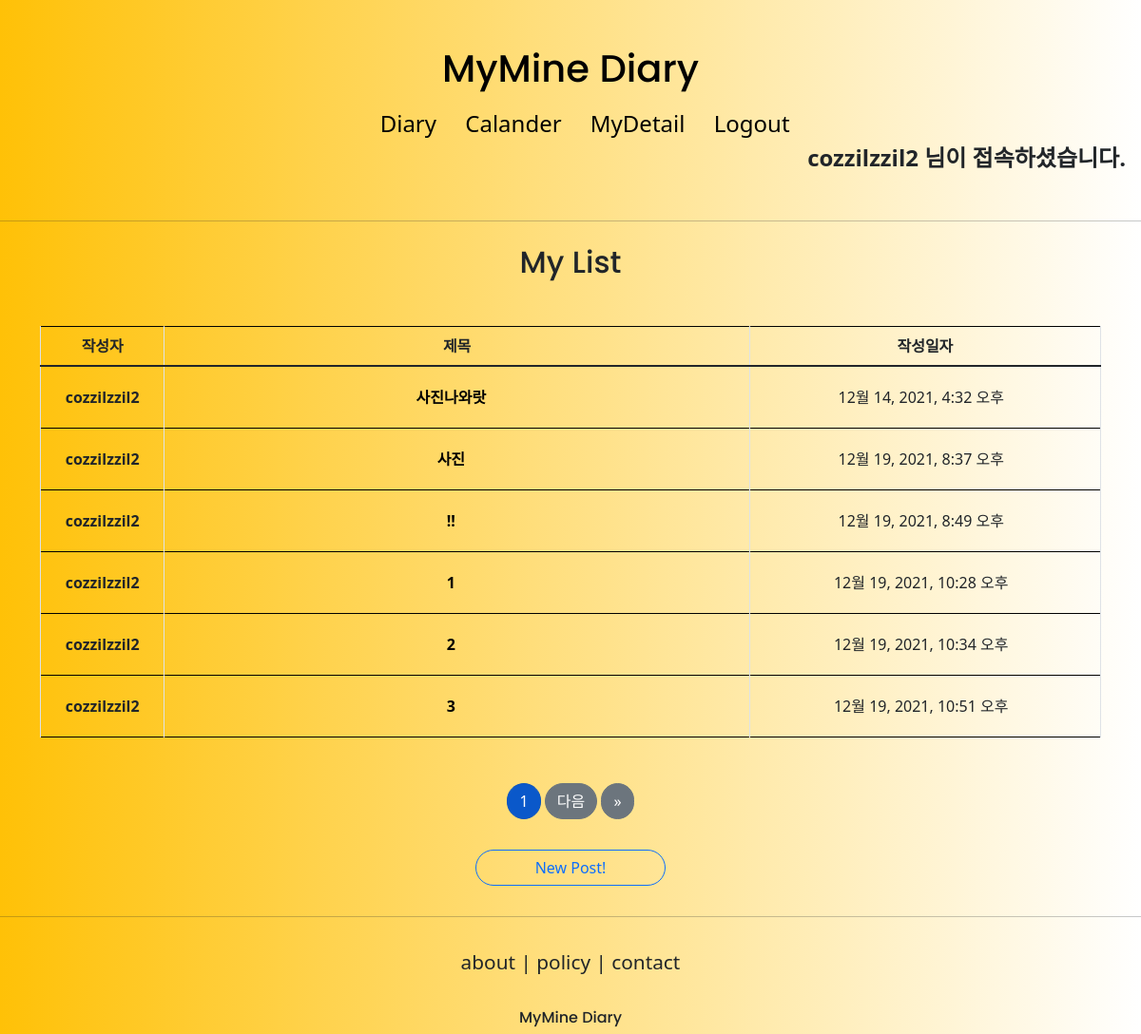
Before: /posts/index/ (signed in) with the older database file.
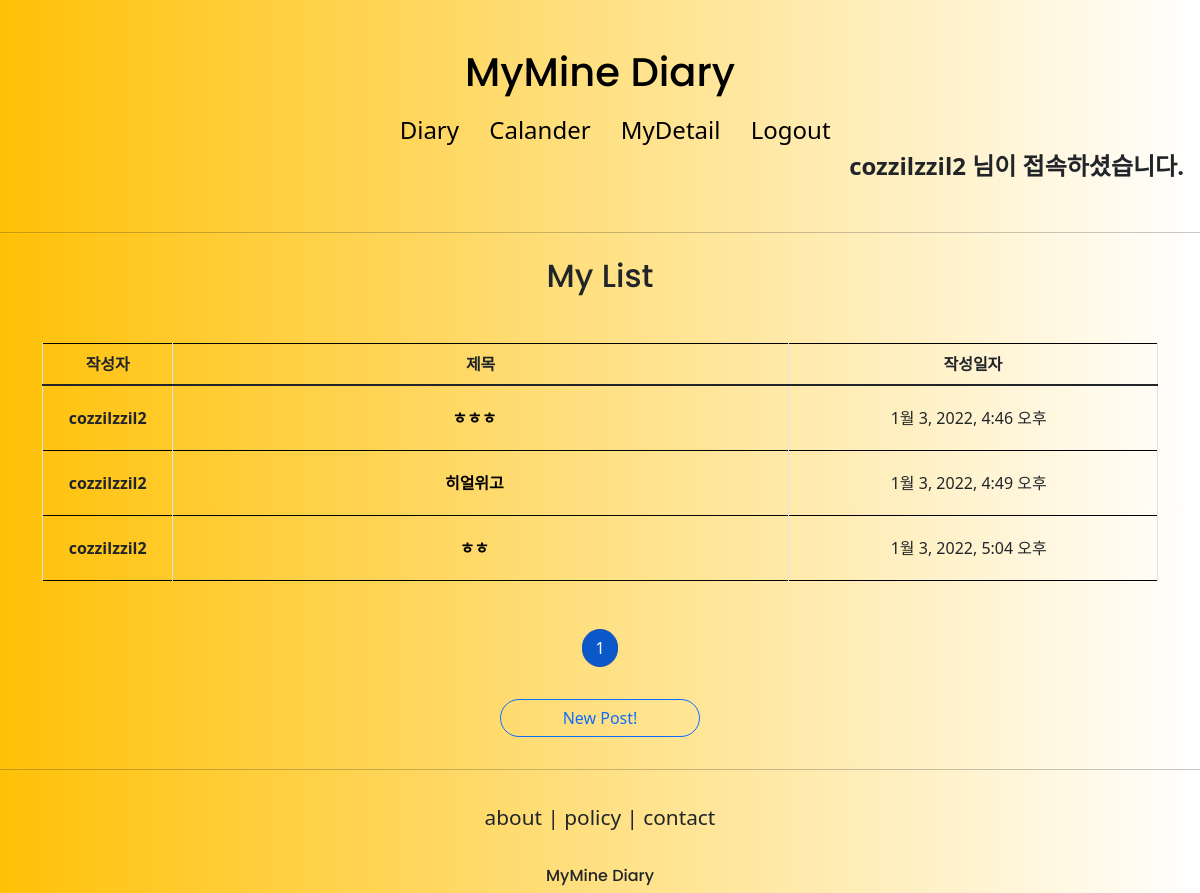
After: the same page with the newer database file.
### posts/models.py (models this page shows, shortened)
class Post(models.Model):
    writer = models.ForeignKey(User, on_delete=models.CASCADE, related_name='post',null=True)
    post_title = models.CharField(max_length=120)
    post_image = models.ImageField(upload_to='posts/',blank=False,null=True)
    post_content = models.TextField(null=True)
    today_date = models.DateTimeField(auto_now_add=True, null=True)
    class Meta:
        ordering=['today_date']

### posts/views.py (the view)
# urls.py: path('index/', PostIndexView.as_view(), name='index'),
class PostIndexView(ListView):
    model = Post
    context_object_name = 'post_list'
    template_name = 'posts/index.html'
    paginate_by = 6
    def get_queryset(self):
        posts = Post.objects.filter(writer=self.request.user).values_list('writer')
        post_list = Post.objects.filter(writer__in=posts)
        return post_list

### posts/templates/posts/index.html
{% extends 'base.html' %}
{% block content %}
<h2 style="text-align:center; font-family: 'Poppins', sans-serif;" class="mb-4 mt-4">
    My List
</h2>
    {% if post_list %}
    <div class="container my-5">
    <table class="table table-bordered">
        <thead style="border-top: 1px solid black; border-bottom: 1px solid black">
        <tr style="text-align:center" class="thead-dark">
            <th scope="row" style="width:10%">작성자</th>
            <th scope="row" style="width:50%">제목</th>
            <th scope="row" style="width:30%">작성일자</th>
            </tr>
         </thead>
        {% for post in post_list %}
            <div>
            <tr style="border-top: 1px solid black; border-bottom: 1px solid black" class="text-center">
                <th style="padding:20px">
                    <span>{{ post.writer }}</span>
                </th>
                <th style="padding: 20px">
                    <a href=" {% url 'posts:detail' pk=post.pk %}">
                        <span>{{ post.post_title }}</span></a>&nbsp;&nbsp;&nbsp;
                </th>
                <td style="padding:20px">
                    <span>{{ post.today_date }}&nbsp;&nbsp;</span>
                </td>
         </tr>
            </div>
    {% endfor %}
        </table>
    </div>
    {% else %}
        <div style="text-align:center; margin: 4rem auto">
        <h3> No posts..</h3>
        </div>
    {% endif %}
{% include 'snippets/pagination.html' with page_obj=page_obj %}
<div style="text-align:center; pont-weight:bold">
    <a href="{% url 'posts:create' %}" class="btn btn-outline-primary rounded-pill col-2 mt-3 mb-3">
        New Post!
    </a>
</div>
{% endblock %}

### templates/base.html (shortened to what this page needs)
<!DOCTYPE html>
<html lang="ko">
{% include 'head.html' %}
<body>
    {% include 'header.html' %}
<hr>
    {% block content %}
    {% endblock %}
<hr>
    {% include 'footer.html' %}
</body>
</html>

### templates/head.html (shortened to what this page needs)
{% load static %}
<head>
     <link href="https://cdn.jsdelivr.net/npm/bootstrap@5.1.3/dist/css/bootstrap.min.css" rel="stylesheet"
>
    <link rel="stylesheet" type="text/css" href="{% static 'base.css' %}">
</head>

### templates/header.html
<body style="background: #fff; background: -webkit-linear-gradient(to right, #ffc107, #fff); background: linear-gradient(to right, #ffc107, #fff);">
<div class="mymine_header_div">
    <div class="mymine_header_logo">
    <h1><a href="{% url 'accounts:home' %}">MyMine Diary</a></h1>
    </div>
    <div style="text-decoration-line: none">&emsp;
        {% if not user.is_authenticated %}
        <a href="{% url 'accounts:create' %}">
        SignUp&emsp;
        </a>
        <a href="{% url 'accounts:login' %}">
            Login&emsp;
        </a>
        {% else %}
        <a href="{% url 'posts:index' %}">
            Diary&emsp;
        </a>
        <a href="{% url 'accounts:calander' %}">
            Calander&emsp;
        </a>
        <a href="{% url 'accounts:detail' pk=user.pk %}">
            MyDetail&emsp;
        </a>
        <a href="{% url 'accounts:logout' %}">
            Logout
        </a>
        <p style="text-align:right; font-weight:bold">{{ user.username }} 님이 접속하셨습니다.</p>
        {% endif %}
    </div>
    </div>
</body>

### templates/snippets/pagination.html (shortened to what this page needs)
<div style="text-align: center; margin: 1rem 0;">
    <div>
      <a href="{% url 'posts:index' %}?page={{ page_obj.number }}"
         class="btn btn-primary rounded-pill active">
        {{ page_obj.number }}
      </a>
      {% if page_obj.has_next %}
      <a href="{% url 'posts:index' %}?page={{ page_obj.next_page_number }}"
         class="btn btn-secondary rounded-pill">
          다음
      </a>
      <a href="{% url 'posts:index' %}?page={{ page_obj.paginator.num_pages }}"
        class="btn btn-secondary rounded-pill">
        &raquo;
      </a>
      {% endif %}
    </div>
</div>

### templates/footer.html
<div class="mymine_footer_div">
    <div style="margin-bottom:2rem">
        <span>about |</span>
        <span>policy |</span>
        <span>contact </span>
    </div>
    <div>
        <h6 class="mymine_footer_logo">MyMine Diary</h6>
    </div>
    </div>

### static/base.css (style rules this page uses)
.mymine_footer_logo { font-family: 'Poppins', sans-serif; }
.mymine_header_logo { font-family: 'Poppins', sans-serif; margin-bottom:1rem; }
.mymine_header_div { text-align:center; font-size:1.5rem; margin:3rem 1rem; }
.mymine_footer_div { text-align:center; font-size:1.3rem; margin-top:2rem; }
a { color:black; text-decoration-line:none; }

Changed rows visible on the page:
removed Post: writer "cozzilzzil2", post_title "사진나와랏", today_date "12월 14, 2021, 4:32 오후"
removed Post: writer "cozzilzzil2", post_title "사진", today_date "12월 19, 2021, 8:37 오후"
removed Post: writer "cozzilzzil2", post_title "!!", today_date "12월 19, 2021, 8:49 오후"
removed Post: writer "cozzilzzil2", post_title "1", today_date "12월 19, 2021, 10:28 오후"
removed Post: writer "cozzilzzil2", post_title "2", today_date "12월 19, 2021, 10:34 오후"
removed Post: writer "cozzilzzil2", post_title "3", today_date "12월 19, 2021, 10:51 오후"
added Post: writer "cozzilzzil2", post_title "ㅎㅎㅎ", today_date "1월 3, 2022, 4:46 오후"
added Post: writer "cozzilzzil2", post_title "히얼위고", today_date "1월 3, 2022, 4:49 오후"
added Post: writer "cozzilzzil2", post_title "ㅎㅎ", today_date "1월 3, 2022, 5:04 오후"
Other visible differences:
text no longer shown: "다음 »"
